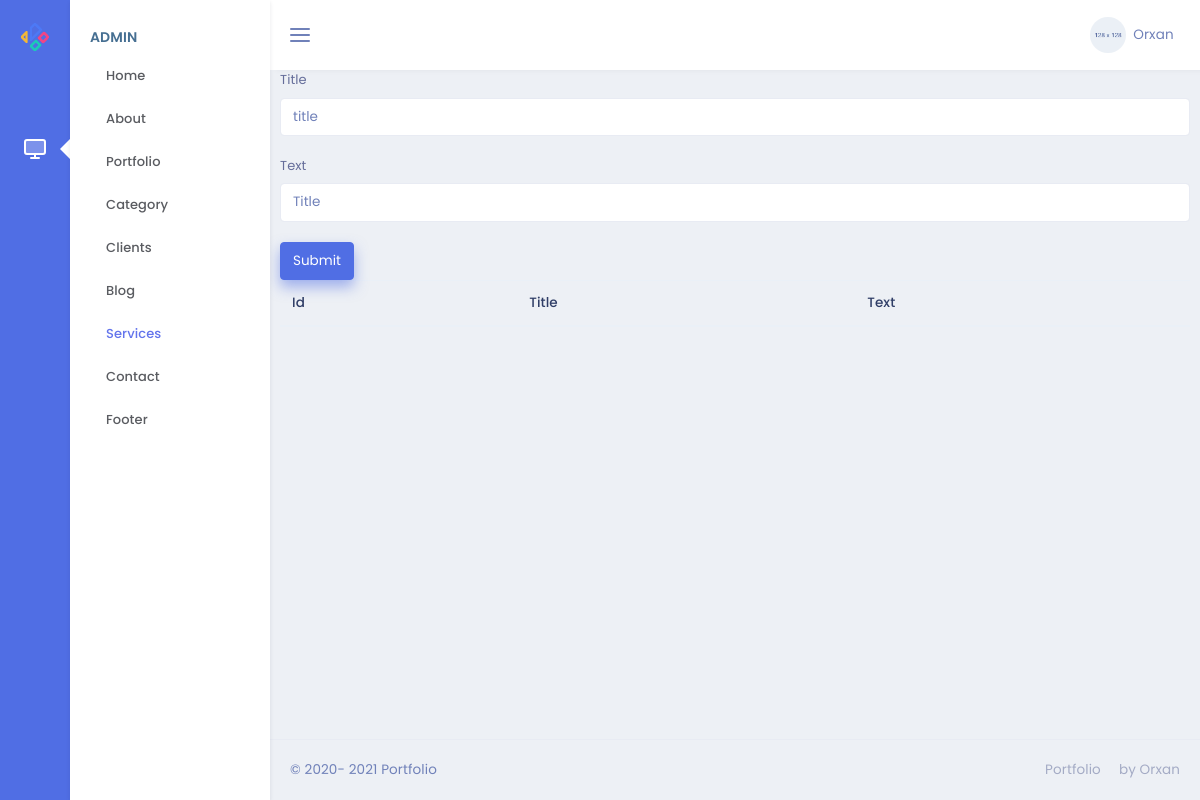
/admin/services, run on an earlier commit of the app's database.
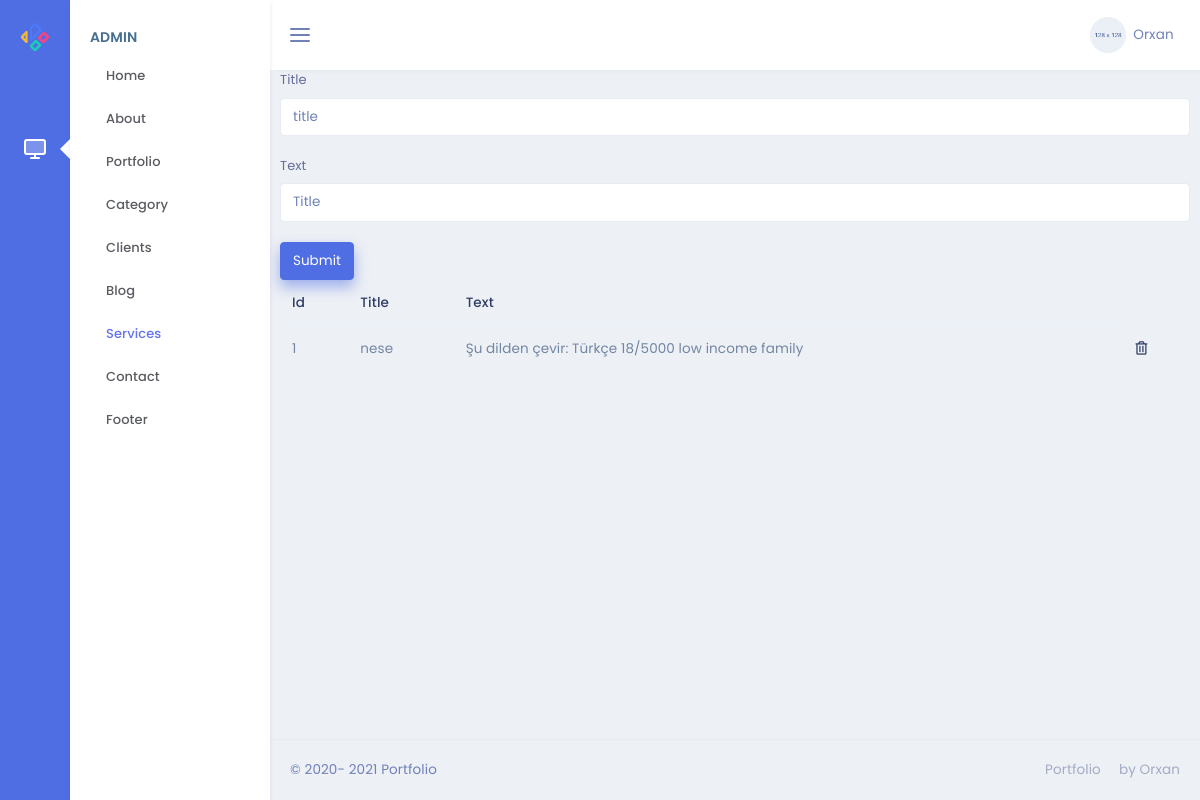
And on a later commit of the database.
### models.py (models this page shows)
class Services(db.Model):
    id=db.Column(db.Integer,primary_key=True)
    title=db.Column(db.String(50),nullable=False)
    text=db.Column(db.String(50),nullable=False)

### admin/routes.py (the view)
@admin.route('/services' , methods=["POST" , "GET"])
def services():
    srvc=Services.query.all()
    if request.method == "POST":
        srvc=Services(title=request.form["title"], text=request.form["text"],)
        db.session.add(srvc)
        db.session.commit()
        return redirect ('/admin/services')
    return render_template('admin/Services/services.html',srvc=srvc)

### admin/templates/admin/Services/services.html
{% extends "admin/base.html" %}
{% block content %}
<form action="/admin/services" method="POST">
    <div class="form-group">
        <label for="title">Title</label>
        <input type="title" class="form-control" name="title" id="title" placeholder="title">
    </div>
    <div class="form-group">
        <label for="text">Text</label>
        <input type="text" class="form-control" name="text" id="title" placeholder="Title">
    </div>
    <button type="submit" class="btn btn-primary">Submit</button>
</form>
<table class="table">
    <thead>
        <tr>
            <th scope="col">Id</th>
            <th scope="col">Title</th>
            <th scope="col">Text</th>
        </tr>
    </thead>
    <tbody>
        {% for i in srvc %}
        <tr>
            <td>{{i.id}}</td>
            <td>{{i.title}}</td>
            <td>{{i.text}}</td>
            <td><a href="/admin/services/{{i.id}}"><i class="far fa-trash-alt"></i></a></td>
        </tr>
        {% endfor %}
    </tbody>
</table>
{% endblock %}

### admin/templates/admin/base.html (shortened to what this page needs)
<!DOCTYPE html>
<html lang="en">
<head>
    <link href="{{url_for('.static',filename='css/bootstrap.min.css')}}" rel="stylesheet" type="text/css" />
    <link href="{{url_for('.static',filename='css/jquery-ui.min.css')}}" rel="stylesheet">
    <link href="{{url_for('.static',filename='css/icons.min.css')}}" rel="stylesheet" type="text/css" />
    <link rel="stylesheet" href="https://cdnjs.cloudflare.com/ajax/libs/font-awesome/5.15.2/css/all.min.css" />
    <link href="{{url_for('.static',filename='css/metisMenu.min.css')}}" rel="stylesheet" type="text/css" />
    <link href="{{url_for('.static',filename='css/app.min.css')}}" rel="stylesheet" type="text/css" />
</head>
<body class="enlarge-menu">
    <div class="leftbar-tab-menu">
        <div class="main-icon-menu">
            <a href="#" class="logo logo-metrica d-block text-center">
                <span>
                        <img src="{{url_for('.static',filename='images/logo-sm.png')}}" alt="logo-small" class="logo-sm">
                </span>
            </a>
            <nav class="nav">
                <a href="#users" class="nav-link" data-toggle="tooltip-custom" data-placement="right" data-trigger="hover" title="" data-original-title="Dashboard">
                    <i data-feather="monitor" class="align-self-center menu-icon icon-dual"></i>
                </a>
            </nav>
        </div>
        <div class="main-menu-inner">
            <div class="menu-body slimscroll">
                <div id="users" class="main-icon-menu-pane">
                    <div class="title-box">
                        <h6 class="menu-title">Admin</h6>
                    </div>
                    <ul class="nav">
                        <li class="nav-item"><a class="nav-link" href="/admin/home">Home</a></li>
                        <li class="nav-item"><a class="nav-link" href="#">About</a></li>
                        <li class="nav-item"><a class="nav-link" href="/admin/portfolio">Portfolio</a></li>
                        <li class="nav-item"><a class="nav-link" href="/admin/category">Category</a></li>
                        <li class="nav-item"><a class="nav-link" href="/admin/resume">Clients</a></li>
                        <li class="nav-item"><a class="nav-link" href="/admin/blog">Blog</a></li>
                        <li class="nav-item"><a class="nav-link" href="/admin/services">Services</a></li>
                        <li class="nav-item"><a class="nav-link" href="/admin/contact">Contact</a></li>
                        <li class="nav-item"><a class="nav-link" href="/admin/footer">Footer</a></li>
                    </ul>
                </div>
            </div>
        </div>
    </div>
    <div class="topbar">
        <nav class="navbar-custom">
            <ul class="list-unstyled topbar-nav float-right mb-0">
                <li class="dropdown">
                    <a class="nav-link dropdown-toggle waves-effect waves-light nav-user" data-toggle="dropdown" href="#" role="button" aria-haspopup="false" aria-expanded="false">
                        <img src="{{url_for('.static',filename='images/users/user-4.jpg')}}" alt="profile-user" class="rounded-circle" />
                        <span class="ml-1 nav-user-name hidden-sm">Orxan <i class="mdi mdi-chevron-down"></i> </span>
                    </a>
                </li>
            </ul>
            <ul class="list-unstyled topbar-nav mb-0">
                <li>
                    <button class="button-menu-mobile nav-link">
                            <i data-feather="menu" class="align-self-center"></i>
                        </button>
                </li>
            </ul>
        </nav>
    </div>
    <div class="page-wrapper">
        <div class="page-content-tab">
            {% block content %}
            {% endblock %}
            <footer class="footer text-center text-sm-left">
                &copy; 2020- 2021 Portfolio <span class="text-muted d-none d-sm-inline-block float-right">Portfolio <i class="mdi mdi-heart text-danger"></i> by Orxan</span>
            </footer>
        </div>
    </div>
</body>
</html>

What changed in the data, as far as the page shows it:
added Services: id "1", title "nese", text "Şu dilden çevir: Türkçe 18/5000 low income family"
